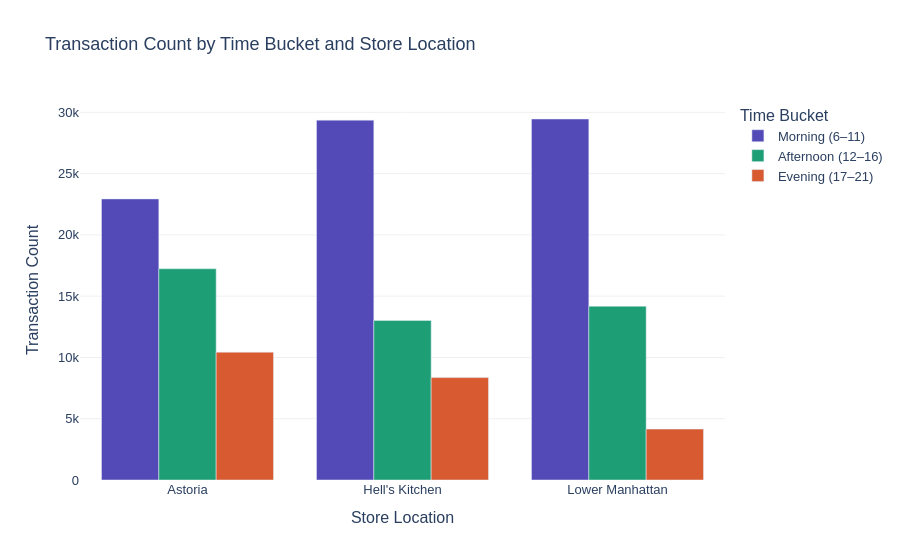

Source (notebook cell):
### Code cell
# ============================================================
# CHART 6: Time Bucket Distribution by Store
# ============================================================
 
bucket_store = (
    df.groupby(["store_location", "time_bucket"], observed=True)["transaction_id"]
    .count()
    .reset_index(name="transactions")
)
 
fig6 = px.bar(
    bucket_store,
    x="store_location",
    y="transactions",
    color="time_bucket",
    barmode="group",
    title="Transaction Count by Time Bucket and Store Location",
    labels={"transactions": "Transaction Count",
            "store_location": "Store Location",
            "time_bucket": "Time Bucket"},
    color_discrete_map={
        "Morning (6–11)":     "#534AB7",
        "Afternoon (12–16)":  "#1D9E75",
        "Evening (17–21)":    "#D85A30"
    },
    category_orders={"time_bucket": BUCKET_ORDER}
)
 
fig6.update_layout(
    plot_bgcolor="white",
    paper_bgcolor="white",
    font=dict(family="Arial", size=13),
    legend_title="Time Bucket"
)
fig6.update_yaxes(gridcolor="#f0f0f0")
 
fig6.write_html("charts/chart6_bucket_by_store.html")
fig6.show()
print("✓ Chart 6: Time Bucket by Store saved.")

### Figure 1 — Plotly figure (JSON) as saved in the notebook; plotly's stock layout.template omitted (floating-point values rounded to 4 significant figures)
{"data": [{"alignmentgroup": "True", "hovertemplate": "Time Bucket=Morning (6–11)<br>Store Location=%{x}<br>Transaction Count=%{y}<extra></extra>", "legendgroup": "Morning (6–11)", "marker": {"color": "#534AB7", "pattern": {"shape": ""}}, "name": "Morning (6–11)", "offsetgroup": "Morning (6–11)", "orientation": "v", "showlegend": true, "textposition": "auto", "type": "bar", "x": ["Astoria", "Hell's Kitchen", "Lower Manhattan"], "xaxis": "x", "y": [22934, 29362, 29455], "yaxis": "y"}, {"alignmentgroup": "True", "hovertemplate": "Time Bucket=Afternoon (12–16)<br>Store Location=%{x}<br>Transaction Count=%{y}<extra></extra>", "legendgroup": "Afternoon (12–16)", "marker": {"color": "#1D9E75", "pattern": {"shape": ""}}, "name": "Afternoon (12–16)", "offsetgroup": "Afternoon (12–16)", "orientation": "v", "showlegend": true, "textposition": "auto", "type": "bar", "x": ["Astoria", "Hell's Kitchen", "Lower Manhattan"], "xaxis": "x", "y": [17235, 13017, 14175], "yaxis": "y"}, {"alignmentgroup": "True", "hovertemplate": "Time Bucket=Evening (17–21)<br>Store Location=%{x}<br>Transaction Count=%{y}<extra></extra>", "legendgroup": "Evening (17–21)", "marker": {"color": "#D85A30", "pattern": {"shape": ""}}, "name": "Evening (17–21)", "offsetgroup": "Evening (17–21)", "orientation": "v", "showlegend": true, "textposition": "auto", "type": "bar", "x": ["Astoria", "Hell's Kitchen", "Lower Manhattan"], "xaxis": "x", "y": [10430, 8356, 4152], "yaxis": "y"}], "layout": {"barmode": "group", "font": {"family": "Arial", "size": 13}, "legend": {"title": {"text": "Time Bucket"}, "tracegroupgap": 0}, "paper_bgcolor": "white", "plot_bgcolor": "white", "title": {"text": "Transaction Count by Time Bucket and Store Location"}, "xaxis": {"anchor": "y", "domain": [0, 1], "title": {"text": "Store Location"}}, "yaxis": {"anchor": "x", "domain": [0, 1], "gridcolor": "#f0f0f0", "title": {"text": "Transaction Count"}}}}
